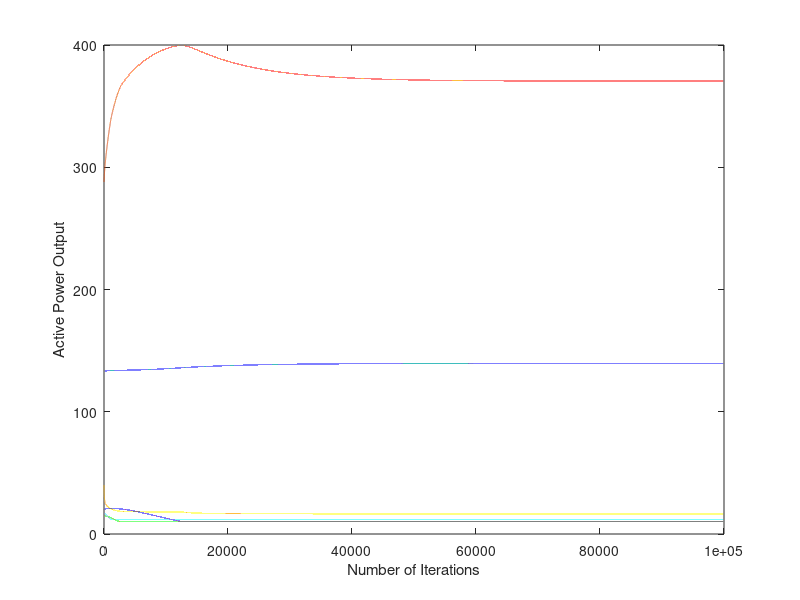
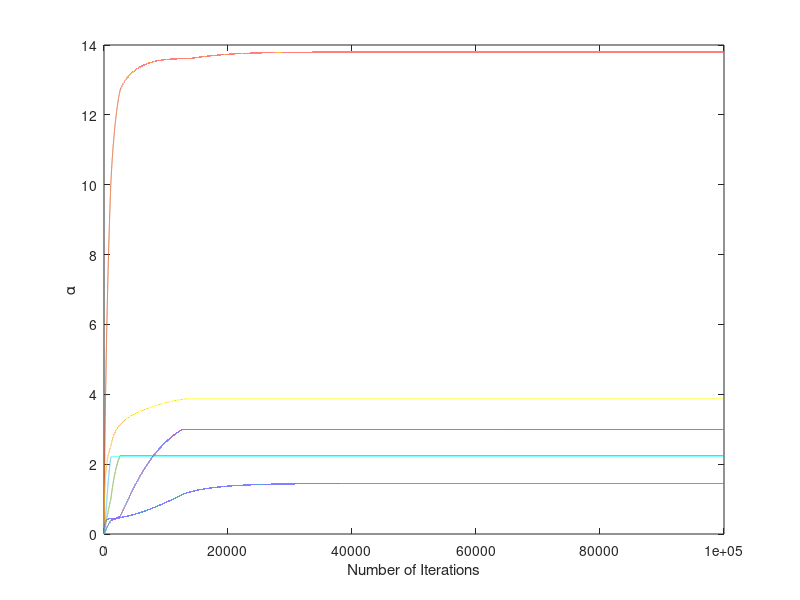
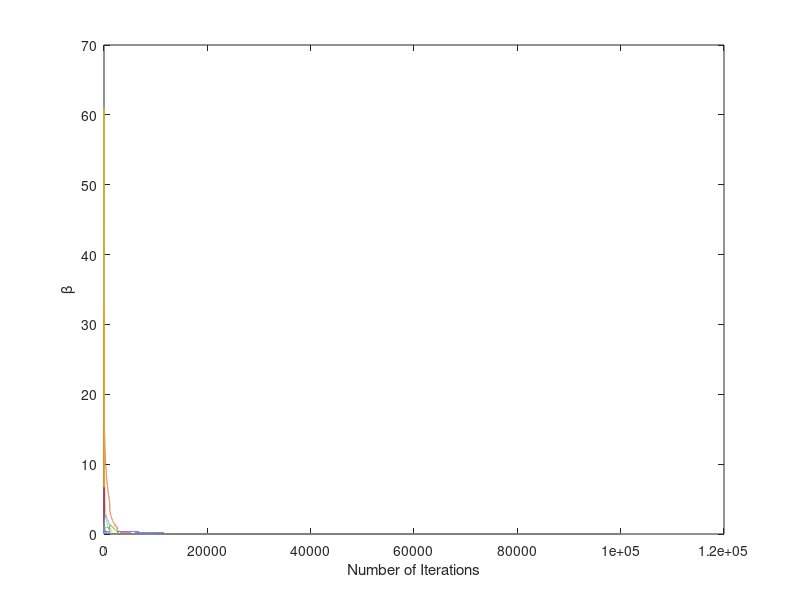
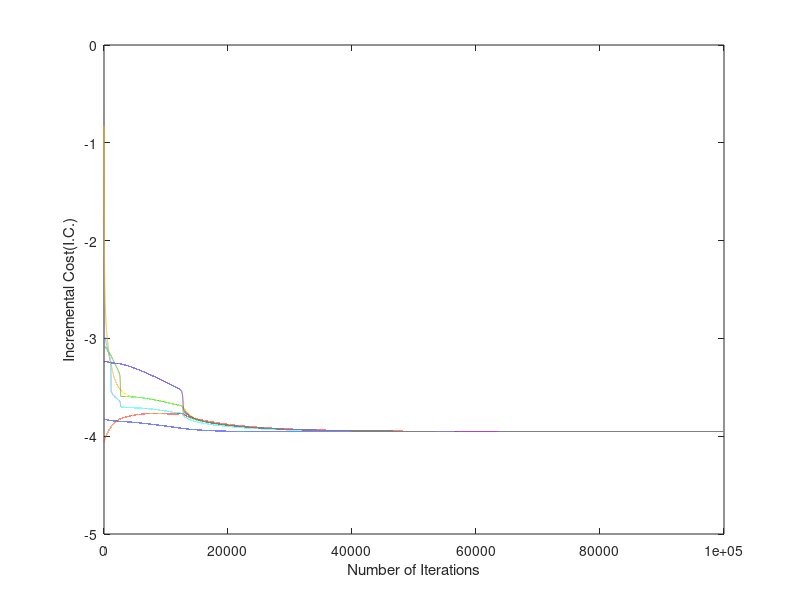

Write the MATLAB code that produced these figures, in order.
clc,clear all;close all;

theta=0.005;

N=100000;
dt=0.001;


alpha1(1)=0;
alpha2(1)=0;
alpha3(1)=0;
alpha4(1)=0;
alpha5(1)=0;
alpha6(1)=0;

beta1(1)=0;
beta2(1)=0;
beta3(1)=0;
beta4(1)=0;
beta5(1)=0;
beta6(1)=0;

b1=2;
b2=1.75;
b3=1;
b4=3.25;
b5=3;
b6=3;

c1=0.00375;
c2=0.00175;
c3=0.0625;
c4=0.008324;
c5=0.025;
c6=0.025;

Pmin1=50;
Pmin2=100;
Pmin3=15;
Pmin4=10;
Pmin5=10;
Pmin6=12;

Pmax1=200;
Pmax2=400;
Pmax3=50;
Pmax4=35;
Pmax5=30;
Pmax6=40;

P1(1)=133.36;
P2(1)=287.98;
P3(1)=40;
P4(1)=20;
P5(1)=15;
P6(1)=17;

d1=200;
d2=140;
d3=160;
d4=100;
d5=180;
d6=120;

e1=0.035;
e2=0.040;
e3=0.038;
e4=0.042;
e5=0.037;
e6=0.025;

for i=1:N
    

    w1(i)=b1+2*c1*P1(i)-theta*(1/(P1(i)-Pmin1)-1/(Pmax1-P1(i)))+d1*e1*cos(e1*(Pmin1-P1(i)));
    w2(i)=b2+2*c2*P2(i)-theta*(1/(P2(i)-Pmin2)-1/(Pmax2-P2(i)))+d1*e1*cos(e1*(Pmin1-P1(i)));
    w3(i)=b3+2*c3*P3(i)-theta*(1/(P3(i)-Pmin3)-1/(Pmax3-P3(i)))+d1*e1*cos(e1*(Pmin1-P1(i)));
    w4(i)=b4+2*c4*P4(i)-theta*(1/(P4(i)-Pmin4)-1/(Pmax4-P4(i)))+d1*e1*cos(e1*(Pmin1-P1(i)));
    w5(i)=b5+2*c5*P5(i)-theta*(1/(P5(i)-Pmin5)-1/(Pmax5-P5(i)))+d1*e1*cos(e1*(Pmin1-P1(i)));
    w6(i)=b6+2*c6*P6(i)-theta*(1/(P6(i)-Pmin6)-1/(Pmax6-P6(i)))+d1*e1*cos(e1*(Pmin1-P1(i)));
    
    alpha1(i+1)=alpha1(i)+dt*(2*w1(i)-w2(i)-w6(i))'*(2*w1(i)-w2(i)-w6(i));
    alpha2(i+1)=alpha2(i)+dt*(4*w2(i)-w1(i)-w3(i)-w5(i)-w6(i))'*(4*w2(i)-w1(i)-w3(i)-w5(i)-w6(i));
    alpha3(i+1)=alpha3(i)+dt*(3*w3(i)-w2(i)-w3(i)-w6(i))'*(3*w3(i)-w2(i)-w3(i)-w6(i));
    alpha4(i+1)=alpha4(i)+dt*(2*w4(i)-w3(i)-w5(i))'*(2*w4(i)-w3(i)-w5(i));
    alpha5(i+1)=alpha5(i)+dt*(3*w5(i)-w4(i)-w6(i)-w2(i))'*(3*w5(i)-w4(i)-w6(i)-w2(i));
    alpha6(i+1)=alpha6(i)+dt*(4*w6(i)-w1(i)-w2(i)-w3(i)-w5(i))'*(4*w6(i)-w1(i)-w2(i)-w3(i)-w5(i));
    
    beta1(i+1)=(2*w1(i)-w2(i)-w6(i))'*(2*w1(i)-w2(i)-w6(i));
    beta2(i+1)=(4*w2(i)-w1(i)-w3(i)-w5(i)-w6(i))'*(4*w2(i)-w1(i)-w3(i)-w5(i)-w6(i));
    beta3(i+1)=(3*w3(i)-w2(i)-w4(i)-w6(i))'*(3*w3(i)-w2(i)-w4(i)-w6(i));
    beta4(i+1)=(2*w4(i)-w3(i)-w5(i))'*(2*w4(i)-w3(i)-w5(i));
    beta5(i+1)=(3*w5(i)-w4(i)-w6(i)-w2(i))'*(3*w5(i)-w4(i)-w6(i)-w2(i));
    beta6(i+1)=(4*w6(i)-w1(i)-w2(i)-w3(i)-w5(i))'*(4*w6(i)-w1(i)-w2(i)-w3(i)-w5(i));
    
    P1(i+1)=P1(i)+dt*((alpha1(i)+beta1(i))*(-1)*(2*w1(i)-w2(i)-w6(i)));
    P2(i+1)=P2(i)+dt*((alpha2(i)+beta2(i))*(-1)*(4*w2(i)-w1(i)-w3(i)-w5(i)-w6(i)));
    P3(i+1)=P3(i)+dt*((alpha3(i)+beta3(i))*(-1)*(3*w3(i)-w2(i)-w4(i)-w6(i)));
    P4(i+1)=P4(i)+dt*((alpha4(i)+beta4(i))*(-1)*(2*w4(i)-w3(i)-w5(i)));
    P5(i+1)=P5(i)+dt*((alpha5(i)+beta5(i))*(-1)*(3*w5(i)-w4(i)-w6(i)-w2(i)));
    P6(i+1)=P6(i)+dt*((alpha6(i)+beta6(i))*(-1)*(4*w6(i)-w1(i)-w2(i)-w3(i)-w5(i)));
end

figure();
plot(P1);hold on;plot(P2);hold on;plot(P3);hold on;plot(P4);hold on;plot(P5);hold on;plot(P6);
xlim([0 100000])
xlabel('Number of Iterations')
ylabel('Active Power Output')

figure();
plot(alpha1);hold on;plot(alpha2);hold on;plot(alpha3);hold on;plot(alpha4);hold on;plot(alpha5);hold on;plot(alpha6);
xlim([0 100000])
xlabel('Number of Iterations')
ylabel('\alpha')

figure();
plot(beta1);hold on;plot(beta2);hold on;plot(beta3);hold on;plot(beta4);hold on;plot(beta5);hold on;plot(beta6);
%xlim([0 3000])
xlabel('Number of Iterations')
ylabel('\beta')

figure();
plot(w1);hold on;plot(w2);hold on;plot(w3);hold on;plot(w4);hold on;plot(w5);hold on;plot(w6);
xlim([0 100000])
xlabel('Number of Iterations')
ylabel('Incremental Cost(I.C.)')

OptP=[P1(end),P2(end),P3(end),P4(end),P5(end),P6(end)]
